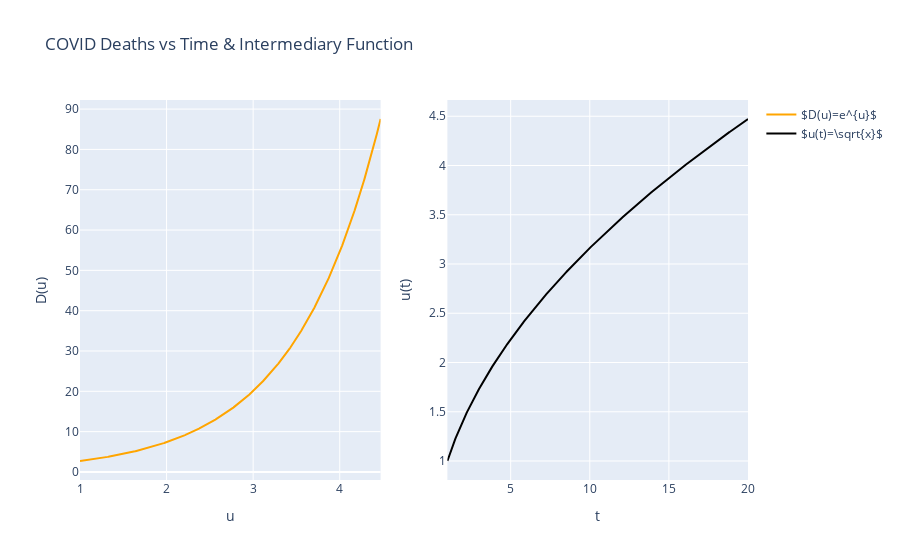

The cell this chart's notebook holds for it:
### Code cell
# Visualization Code

fig = make_subplots(rows=1, cols=2)

fig.update_layout(title="COVID Deaths vs Time & Intermediary Function")
fig.update_yaxes(title_text="D(u)", row=1, col=1)
fig.update_xaxes(title_text="u", row=1, col=1)
fig.update_yaxes(title_text="u(t)", row=1, col=2)
fig.update_xaxes(title_text="t", row=1, col=2)

fig.add_trace(go.Scatter(x=u, y=D, marker_color="orange", name="$D(u)=e^{u}$"), row=1, col=1)
fig.add_trace(go.Scatter(x=t, y=u, marker_color="black", name="$u(t)=\sqrt{x}$"), row=1, col=2)

fig.update_layout(showlegend=True)
fig.show()

### Figure 1 — Plotly figure (JSON) as saved in the notebook; plotly's stock layout.template omitted (floating-point values rounded to 4 significant figures; data arrays with more than 128 entries replaced by an {"elided": "..."} marker saying what was removed)
{"data": [{"marker": {"color": "orange"}, "name": "$D(u)=e^{u}$", "type": "scatter", "x": {"elided": "1000 float values"}, "xaxis": "x", "y": {"elided": "1000 float values"}, "yaxis": "y"}, {"marker": {"color": "black"}, "name": "$u(t)=\\sqrt{x}$", "type": "scatter", "x": {"elided": "1000 float values"}, "xaxis": "x2", "y": {"elided": "1000 float values"}, "yaxis": "y2"}], "layout": {"showlegend": true, "title": {"text": "COVID Deaths vs Time & Intermediary Function"}, "xaxis": {"anchor": "y", "domain": [0, 0.45], "title": {"text": "u"}}, "xaxis2": {"anchor": "y2", "domain": [0.55, 1], "title": {"text": "t"}}, "yaxis": {"anchor": "x", "domain": [0, 1], "title": {"text": "D(u)"}}, "yaxis2": {"anchor": "x2", "domain": [0, 1], "title": {"text": "u(t)"}}}}
